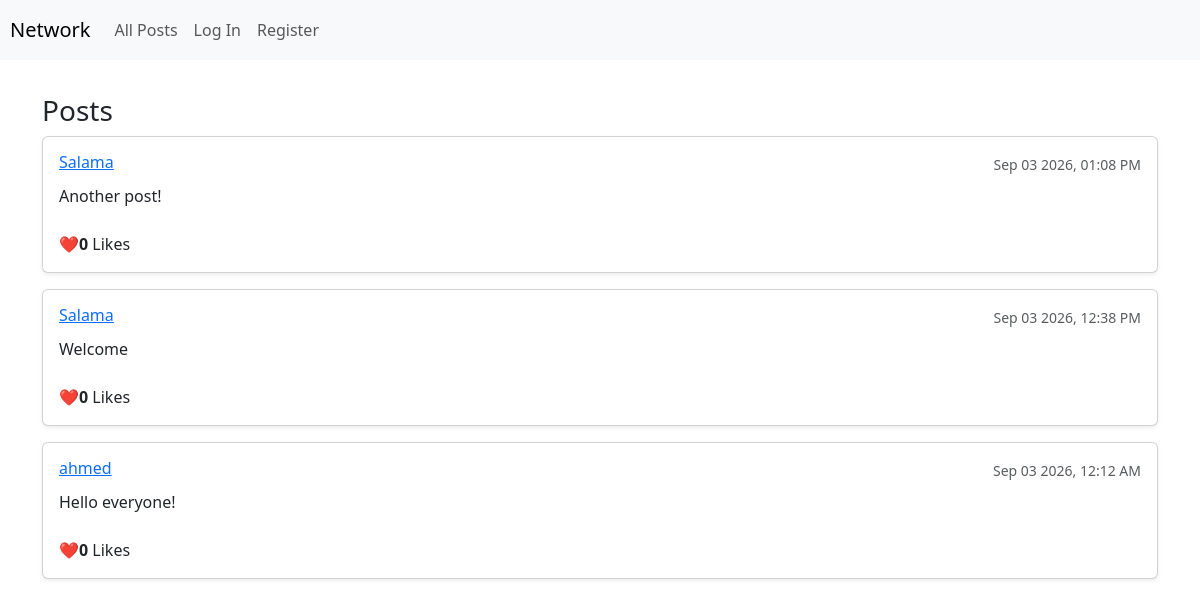
The app's page /, older data.
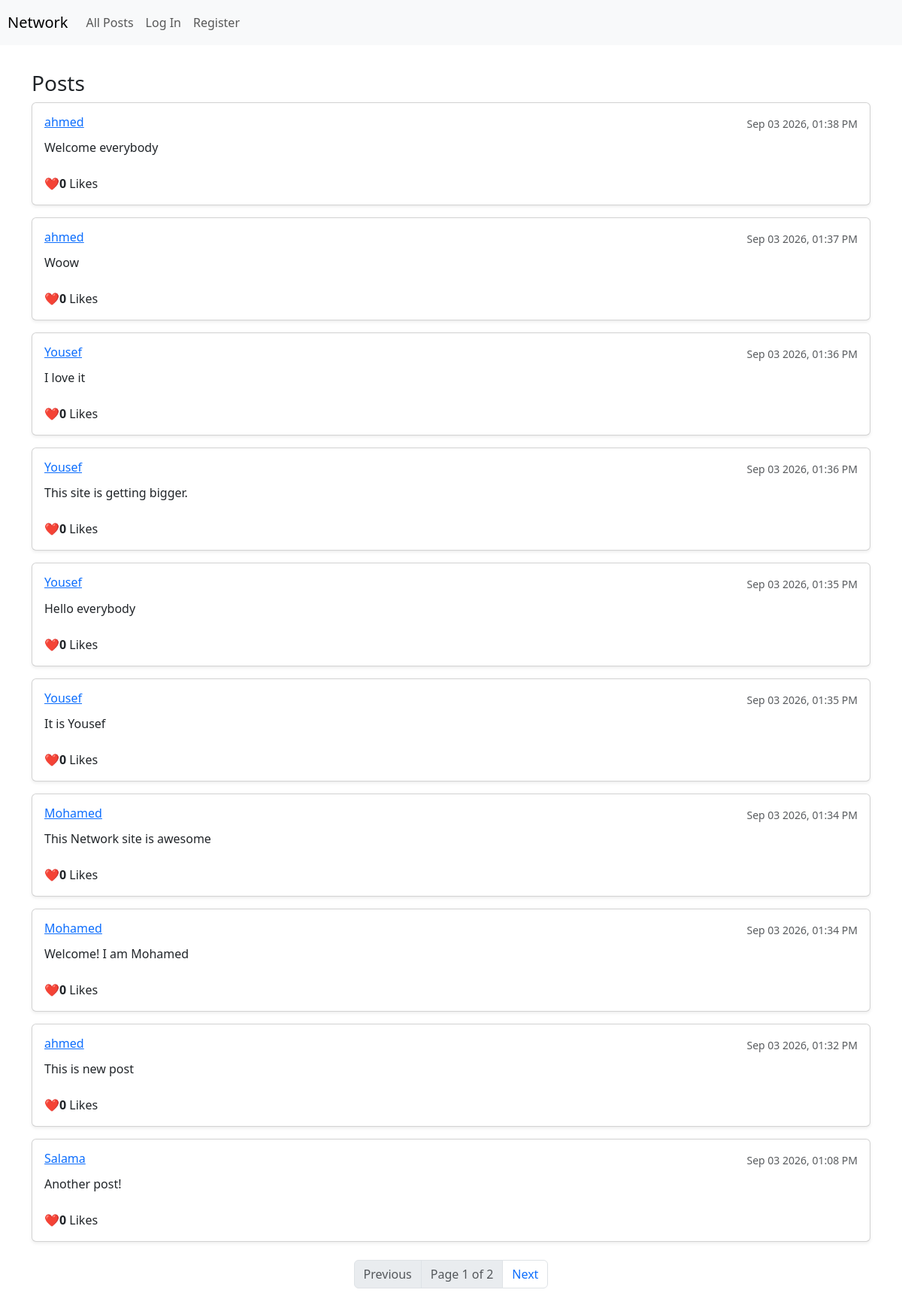
The same page, newer data.
### network/models.py (models this page shows, shortened)
class Post(models.Model):
    user = models.ForeignKey(User, on_delete=models.CASCADE, related_name="posts")
    content = models.TextField(blank=False)
    timestamp = models.DateTimeField(auto_now_add=True)
    likes = models.ManyToManyField(User, blank=True, related_name="liked_posts")

class User(AbstractUser):
    pass

### network/views.py (the view)
# urls.py: path("", views.index, name="index"),
def index(request):
    if request.method == "POST":
        content = request.POST.get("content")
        if content and request.user.is_authenticated:
            Post.objects.create(user=request.user, content=content)
            return redirect("index")
    posts_list = Post.objects.all().order_by("-timestamp")
    paginator = Paginator(posts_list, 10)
    page_number = request.GET.get('page')
    page_obj = paginator.get_page(page_number)
    return render(request, "network/index.html", {
        "page_obj": page_obj
    })

### network/templates/network/index.html (shortened to what this page needs)
{% extends "network/layout.html" %}
{% block body %}
    <div class="container mt-4">
        <h3>Posts</h3>
        <div class="posts-list">
            {% for post in page_obj %}
                <div class="card mb-3 p-3 shadow-sm" id="post-card-{{ post.id }}">
                    <div class="d-flex justify-content-between align-items-center">
                        <h6 class="font-weight-bold mb-1">
                            <a href="{% url 'profile' post.user.username %}">{{ post.user.username }}</a>
                        </h6>
                        <small class="text-muted">{{ post.timestamp|date:"M d Y, h:i A" }}</small>
                    </div>
                    <p class="mt-2 mb-2" id="post-content-{{ post.id }}">{{ post.content }}</p>
                    <div class="d-flex justify-content-between align-items-center mt-2">
                        <div class="d-flex align-items-center mt-2">
                            {% if user.is_authenticated %}
                                <button class="btn btn-sm {% if user in post.likes.all %}btn-danger{% else %}btn-outline-danger{% endif %} mr-2"
                                        id="like-btn-{{ post.id }}"
                                        onclick="toggleLike('{{ post.id }}')">
                                    {% if user in post.likes.all %}❤️ Unlike{% else %}🤍 Like{% endif %}
                                </button>
                            {% else %}
                                <span class="mr-2">❤️</span>
                            {% endif %}
                            <span id="like-count-{{ post.id }}">
                                <strong>{{ post.likes.count }}</strong> Likes
                            </span>
                        </div>
                    </div>
                </div>
            {% empty %}
                <p class="text-muted">No posts available yet.</p>
            {% endfor %}
        </div>
        {% include "network/pagination.html" %}
    </div>
{% endblock %}

Row changes from the older to the newer data that the page shows:
no longer on this page (row unchanged): Post: user.username "Salama", timestamp "Sep 03 2026, 12:38 PM", content "Welcome", likes.count "0"
no longer on this page (row unchanged): Post: user.username "ahmed", timestamp "Sep 03 2026, 12:12 AM", content "Hello everyone!", likes.count "0"
added Post: user.username "ahmed", timestamp "Sep 03 2026, 01:38 PM", content "Welcome everybody", likes.count "0"
added Post: user.username "ahmed", timestamp "Sep 03 2026, 01:37 PM", content "Woow", likes.count "0"
added Post: user.username "Yousef", timestamp "Sep 03 2026, 01:36 PM", content "I love it", likes.count "0"
added Post: user.username "Yousef", timestamp "Sep 03 2026, 01:36 PM", content "This site is getting bigger.", likes.count "0"
added Post: user.username "Yousef", timestamp "Sep 03 2026, 01:35 PM", content "Hello everybody", likes.count "0"
added Post: user.username "Yousef", timestamp "Sep 03 2026, 01:35 PM", content "It is Yousef", likes.count "0"
added Post: user.username "Mohamed", timestamp "Sep 03 2026, 01:34 PM", content "This Network site is awesome", likes.count "0"
added Post: user.username "Mohamed", timestamp "Sep 03 2026, 01:34 PM", content "Welcome! I am Mohamed", likes.count "0"
added Post: user.username "ahmed", timestamp "Sep 03 2026, 01:32 PM", content "This is new post", likes.count "0"
Text that changed along with them:
{{ page_obj.number }}: (not shown) → "1"
{{ page_obj.paginator.num_pages }}: (not shown) → "2"
text now shown: "Previous Page of Next"
